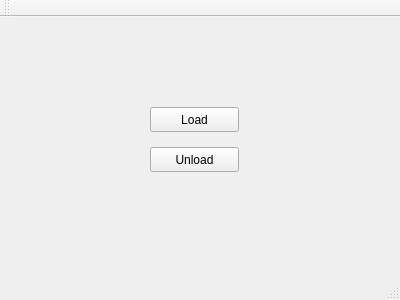
<?xml version="1.0" encoding="UTF-8"?>
<ui version="4.0">
 <class>MainWindow</class>
 <widget class="QMainWindow" name="MainWindow">
  <property name="geometry">
   <rect>
    <x>0</x>
    <y>0</y>
    <width>400</width>
    <height>300</height>
   </rect>
  </property>
  <property name="windowTitle">
   <string>MainWindow</string>
  </property>
  <widget class="QWidget" name="centralWidget">
   <widget class="QPushButton" name="OkButton">
    <property name="geometry">
     <rect>
      <x>150</x>
      <y>90</y>
      <width>89</width>
      <height>25</height>
     </rect>
    </property>
    <property name="text">
     <string>Load</string>
    </property>
   </widget>
   <widget class="QPushButton" name="CancelButton">
    <property name="geometry">
     <rect>
      <x>150</x>
      <y>130</y>
      <width>89</width>
      <height>25</height>
     </rect>
    </property>
    <property name="text">
     <string>Unload</string>
    </property>
   </widget>
  </widget>
  <widget class="QMenuBar" name="menuBar">
   <property name="geometry">
    <rect>
     <x>0</x>
     <y>0</y>
     <width>400</width>
     <height>22</height>
    </rect>
   </property>
  </widget>
  <widget class="QToolBar" name="mainToolBar">
   <attribute name="toolBarArea">
    <enum>TopToolBarArea</enum>
   </attribute>
   <attribute name="toolBarBreak">
    <bool>false</bool>
   </attribute>
  </widget>
  <widget class="QStatusBar" name="statusBar"/>
 </widget>
 <layoutdefault spacing="6" margin="11"/>
 <resources/>
 <connections/>
</ui>
